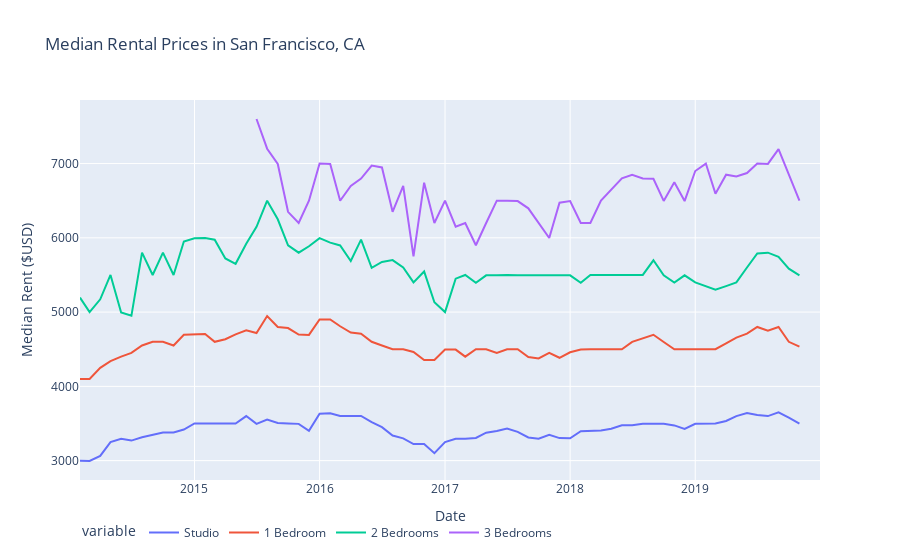

Write notebook code for a chart like this one.
### Code cell
plot_four_columns_using_plotly_express(sanfrancisco_df,'Studio','1 Bedroom','2 Bedrooms','3 Bedrooms',
                                       'Median Rental Prices in San Francisco, CA','2014-02-01','2019-12-31')
